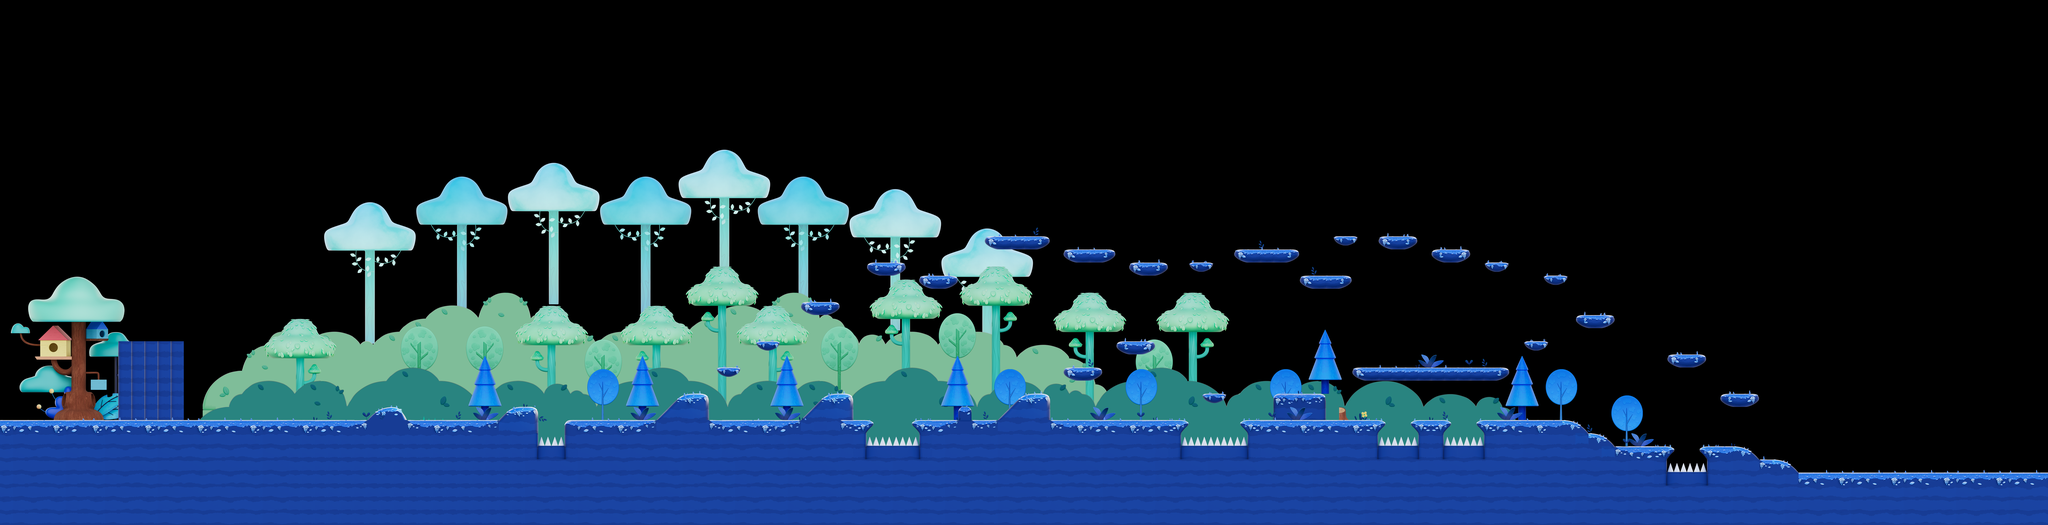

A 2D game scene composited from a Tiled map and its tileset images. What follows is a short description and the map's XML, with each tile layer's data collapsed to a summary:
An orthogonal 156x40 tile map with 64x64 px tiles, 11 tile layers (forest_BG_trees, forest_MG_bush, forest_MG_trees, forest_FG_bush, ...), 30 tilesets and 76 objects (12x Respawn, PlayerSpawn, spawnRequester).

<map version="1.10" tiledversion="1.10.2" orientation="orthogonal" renderorder="right-down" width="156" height="40" tilewidth="64" tileheight="64" infinite="0" nextlayerid="64" nextobjectid="826">
 <tileset firstgid="1" source="tiles/tile_forest_bushes_v02.tsx" />
 <tileset firstgid="61" source="objects/tile_forest_trees_front_v02.tsx" />
 <tileset firstgid="64" source="objects/tile_forest_trees_back_v02.tsx" />
 <tileset firstgid="67" source="objects/tile_enemies_v2.tsx" />
 <tileset firstgid="73" source="objects/tile_items_v2.tsx" />
 <tileset firstgid="77" source="tiles/tile_decorations_v01.tsx" />
 <tileset firstgid="92" source="tiles/tile_forest_ground_v04.tsx" />
 <tileset firstgid="224" source="anim/spritesheet_dash_run.tsx" />
 <tileset firstgid="240" source="anim/spritesheet_dash_deathDrown.tsx" />
 <tileset firstgid="320" source="anim/spritesheet_dash_deathFaint.tsx" />
 <tileset firstgid="344" source="anim/spritesheet_dash_deathPit.tsx" />
 <tileset firstgid="368" source="anim/spritesheet_dash_edgeGrab.tsx" />
 <tileset firstgid="392" source="anim/spritesheet_dash_flap.tsx" />
 <tileset firstgid="404" source="anim/spritesheet_dash_idle.tsx" />
 <tileset firstgid="428" source="anim/spritesheet_dash_jump.tsx" />
 <tileset firstgid="444" source="anim/spritesheet_dash_slide.tsx" />
 <tileset firstgid="460" source="anim/spritesheet_phoenixDash_doublejump.tsx" />
 <tileset firstgid="476" source="anim/spritesheet_phoenixDash_idle.tsx" />
 <tileset firstgid="500" source="anim/spritesheet_phoenixDash_jump.tsx" />
 <tileset firstgid="516" source="anim/spritesheet_phoenixDash_run.tsx" />
 <tileset firstgid="532" source="tiles/tile_treehouse.tsx" />
 <tileset firstgid="664" source="anim/spritesheet_poof.tsx" />
 <tileset firstgid="684" source="anim/spritesheet_enemy_beetle.tsx" />
 <tileset firstgid="700" source="anim/spritesheet_enemy_butterfly.tsx" />
 <tileset firstgid="714" source="anim/spritesheet_item_egg.tsx" />
 <tileset firstgid="762" source="anim/spritesheet_item_feather.tsx" />
 <tileset firstgid="792" source="anim/spritesheet_fx_small.tsx" />
 <tileset firstgid="801" source="anim/spritesheet_poof_orange.tsx" />
 <tileset firstgid="821" source="anim/spritesheet_fx_large.tsx" />
 <tileset firstgid="835" source="tiles/tile_forest_bushes_v03.tsx" />
 <group id="20" name="forest_BG" offsetx="-100" offsety="0">
  <layer id="62" name="forest_BG_trees" width="156" height="40" offsetx="400" offsety="140" parallaxx="0.55" parallaxy="0.7">
   <data>[6240 cells, 8 non-empty, 2 distinct tile ids]</data>
  </layer>
  <layer id="15" name="forest_MG_bush" width="156" height="40" offsetx="0" offsety="-112" parallaxx="0.6" parallaxy="0.9">
   <data>[6240 cells, 742 non-empty, 33 distinct tile ids]</data>
  </layer>
  <layer id="61" name="forest_MG_trees" width="156" height="40" offsetx="0" offsety="-20" parallaxx="0.7" parallaxy="0.95">
   <data>[6240 cells, 16 non-empty, 2 distinct tile ids]</data>
  </layer>
  <layer id="14" name="forest_FG_bush" width="156" height="40" parallaxx="0.9">
   <data>[6240 cells, 820 non-empty, 42 distinct tile ids]</data>
  </layer>
  <layer id="60" name="forest_FG_trees" width="156" height="40" offsetx="64" offsety="0">
   <data>[6240 cells, 12 non-empty, 2 distinct tile ids]</data>
  </layer>
 </group>
 <layer id="57" name="treehouse_back" width="156" height="40">
  <data>[6240 cells, 114 non-empty, 114 distinct tile ids]</data>
 </layer>
 <layer id="42" name="decorations_terrain" width="156" height="40">
  <data>[6240 cells, 930 non-empty, 12 distinct tile ids]</data>
 </layer>
 <layer id="1" name="Ground" width="156" height="40">
  <data>[6240 cells, 334 non-empty, 44 distinct tile ids]</data>
 </layer>
 <layer id="39" name="decorations" width="156" height="40">
  <data>[6240 cells, 173 non-empty, 31 distinct tile ids]</data>
 </layer>
 <layer id="10" name="water/spikes" width="156" height="40">
  <data>[6240 cells, 20 non-empty, 2 distinct tile ids]</data>
 </layer>
 <objectgroup id="8" name="items">
  <object id="580" gid="74" x="1856" y="1920" width="64" height="64" />
  <object id="581" gid="74" x="2528" y="1920" width="64" height="64" />
  <object id="582" gid="74" x="3520" y="1728" width="64" height="64" />
  <object id="585" gid="74" x="5248" y="1728" width="64" height="64" />
  <object id="586" gid="74" x="5888" y="1856" width="64" height="64" />
  <object id="587" gid="74" x="6144" y="1920" width="64" height="64" />
  <object id="588" gid="74" x="6784" y="1920" width="64" height="64" />
  <object id="589" gid="74" x="7104" y="1920" width="64" height="64" />
  <object id="591" gid="74" x="6784" y="1088" width="64" height="64" />
  <object id="592" gid="74" x="6112" y="1152" width="64" height="64" />
  <object id="593" gid="74" x="5504" y="1600" width="64" height="64" />
  <object id="594" gid="74" x="8448" y="1856" width="64" height="64" />
  <object id="595" gid="74" x="8192" y="2048" width="64" height="64" />
  <object id="630" gid="74" x="4896" y="1088" width="64" height="64" />
  <object id="631" gid="74" x="7552" y="1280" width="64" height="64" />
  <object id="640" gid="74" x="4288" y="1216" width="64" height="64" />
  <object id="641" gid="74" x="3360" y="1856" width="64" height="64" />
  <object id="642" gid="74" x="4064" y="1856" width="64" height="64" />
  <object id="643" gid="74" x="5568" y="1216" width="64" height="64" />
  <object id="644" gid="74" x="6528" y="1088" width="64" height="64" />
  <object id="645" gid="74" x="6720" y="1728" width="64" height="64" />
  <object id="646" gid="74" x="7168" y="1728" width="64" height="64" />
  <object id="647" gid="74" x="7744" y="1472" width="64" height="64" />
  <object id="648" gid="74" x="8192" y="1664" width="64" height="64" />
  <object id="665" gid="74" x="2976" y="1984" width="64" height="64" />
  <object id="666" gid="74" x="4960" y="1088" width="64" height="64" />
  <object id="667" gid="74" x="6176" y="1152" width="64" height="64" />
  <object id="675" gid="74" x="2912" y="1984" width="64" height="64" />
  <object id="676" gid="74" x="5088" y="1856" width="64" height="64" />
  <object id="817" gid="714" x="3968" y="1408" width="64" height="64">
   <properties>
    <property name="Type" value="Egg" />
   </properties>
  </object>
  <object id="818" gid="714" x="4160" y="1984" width="64" height="64">
   <properties>
    <property name="Type" value="Egg" />
   </properties>
  </object>
  <object id="819" gid="714" x="6944" y="1664" width="64" height="64">
   <properties>
    <property name="Type" value="Egg" />
   </properties>
  </object>
  <object id="820" gid="762" x="3712" y="1600" width="64" height="64">
   <properties>
    <property name="Type" value="Feather" />
   </properties>
  </object>
 </objectgroup>
 <objectgroup id="9" name="enemies">
  <object id="788" gid="684" x="4672" y="1920" width="64" height="64">
   <properties>
    <property name="Type" value="Beetle" />
   </properties>
  </object>
  </objectgroup>
 <objectgroup id="11" name="spawn">
  <!-- 28 objects omitted --></objectgroup>
 <objectgroup id="63" name="spawnRequester">
  <!-- 27 objects omitted --></objectgroup>
 <objectgroup id="49" name="respawn">
  <!-- 26 objects omitted --></objectgroup>
 <objectgroup id="45" name="Dash" visible="0">
  <!-- 14 objects omitted --></objectgroup>
 <layer id="56" name="treehouse_front" width="156" height="40">
  <data>[6240 cells, 2 non-empty, 2 distinct tile ids]</data>
 </layer>
</map>
<!-- 42 of 76 objects omitted -->
